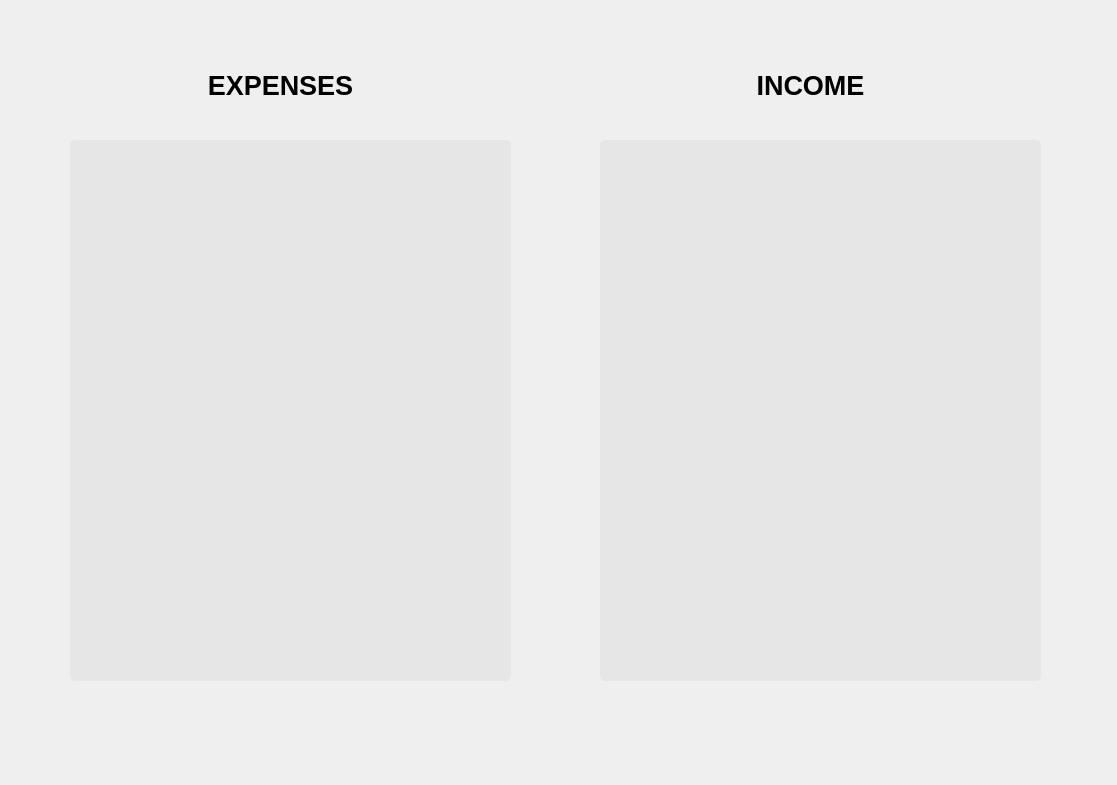
<?xml version="1.0" encoding="UTF-8"?>
<ui version="4.0">
 <class>Form</class>
 <widget class="QWidget" name="Form">
  <property name="geometry">
   <rect>
    <x>0</x>
    <y>0</y>
    <width>1117</width>
    <height>785</height>
   </rect>
  </property>
  <property name="font">
   <font>
    <pointsize>10</pointsize>
   </font>
  </property>
  <property name="windowTitle">
   <string>Form</string>
  </property>
  <widget class="QLabel" name="label">
   <property name="geometry">
    <rect>
     <x>180</x>
     <y>60</y>
     <width>201</width>
     <height>51</height>
    </rect>
   </property>
   <property name="font">
    <font>
     <pointsize>20</pointsize>
     <weight>75</weight>
     <bold>true</bold>
    </font>
   </property>
   <property name="text">
    <string>EXPENSES</string>
   </property>
   <property name="alignment">
    <set>Qt::AlignCenter</set>
   </property>
  </widget>
  <widget class="QLabel" name="label_2">
   <property name="geometry">
    <rect>
     <x>710</x>
     <y>60</y>
     <width>201</width>
     <height>51</height>
    </rect>
   </property>
   <property name="font">
    <font>
     <pointsize>20</pointsize>
     <weight>75</weight>
     <bold>true</bold>
    </font>
   </property>
   <property name="text">
    <string>INCOME</string>
   </property>
   <property name="alignment">
    <set>Qt::AlignCenter</set>
   </property>
  </widget>
  <widget class="QLabel" name="label_3">
   <property name="geometry">
    <rect>
     <x>70</x>
     <y>140</y>
     <width>441</width>
     <height>541</height>
    </rect>
   </property>
   <property name="styleSheet">
    <string notr="true">background-color:rgb(230, 230, 230);
border-radius:5px;
padding-left:50px;</string>
   </property>
   <property name="text">
    <string/>
   </property>
   <property name="alignment">
    <set>Qt::AlignLeading|Qt::AlignLeft|Qt::AlignVCenter</set>
   </property>
  </widget>
  <widget class="QLabel" name="label_4">
   <property name="geometry">
    <rect>
     <x>600</x>
     <y>140</y>
     <width>441</width>
     <height>541</height>
    </rect>
   </property>
   <property name="styleSheet">
    <string notr="true">background-color:rgb(230, 230, 230);
border-radius:5px;
padding-left:50px;</string>
   </property>
   <property name="text">
    <string/>
   </property>
   <property name="alignment">
    <set>Qt::AlignLeading|Qt::AlignLeft|Qt::AlignVCenter</set>
   </property>
  </widget>
 </widget>
 <resources/>
 <connections/>
</ui>
